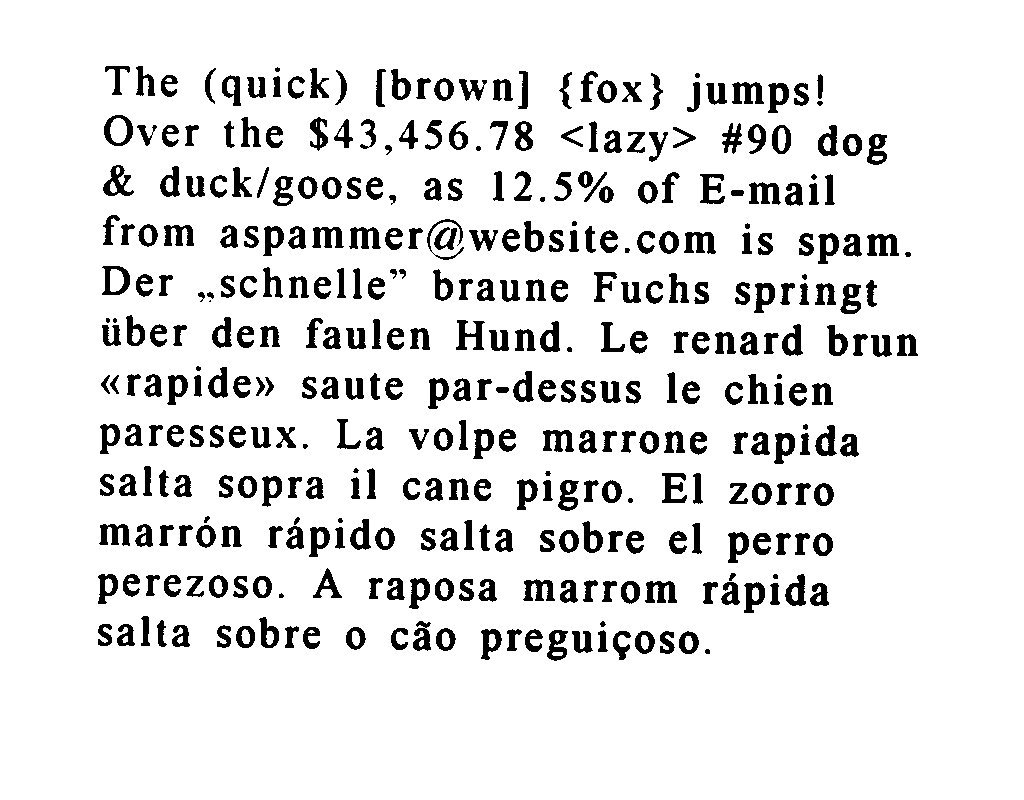
#> input picture test.jpg, 1024 x 800 px
$ python read_image.py   (older library calls are emulated)
#> lines starting #> are read from the running program, lines starting #| are printed output that depends on the picture; after the words box and inside, x2 and y2 are one past the last pixel; in counts of white or black regions, pixels touching at a corner belong together
### build/lib/menu_parser/smooth_image.py
import cv2
import numpy as np


def smooth1(img):
    ret1, th1 = cv2.threshold(img, 130, 255, cv2.THRESH_BINARY)
    ret2, th2 = cv2.threshold(img, 0, 255, cv2.THRESH_BINARY + cv2.THRESH_OTSU)
    blur = cv2.GaussianBlur(img, (1, 1), 0)
    ret3, th3 = cv2.threshold(blur, 0, 255, cv2.THRESH_BINARY + cv2.THRESH_OTSU)
    # cv2.imwrite('metaa.tiff' , th3)
    return th3


def smooth2(file_name):
    img = cv2.imread(file_name, 0)
    # smooth1(img)
    filtered = cv2.adaptiveThreshold(img.astype(np.uint8), 255, cv2.ADAPTIVE_THRESH_MEAN_C, cv2.THRESH_BINARY, 41, 3)
    kernel = np.ones((1, 1), np.uint8)
    opening = cv2.morphologyEx(filtered, cv2.MORPH_OPEN, kernel)
    closing = cv2.morphologyEx(opening, cv2.MORPH_CLOSE, kernel)
    img = smooth1(img)  # cv2.imread('metaa.tiff' , 0)
    closing = cv2.bitwise_or(img, closing)
    return closing

# smooth2('1.jpg')

### menu_parser/pytesser.py
try:
    import cv2.cv as cv

    OPENCV_AVAILABLE = True
except ImportError:
    OPENCV_AVAILABLE = False

try:
    import cv2

    OPENCV2_AVAILABLE = True
except ImportError:
    OPENCV2_AVAILABLE = False

import os
from subprocess import Popen, PIPE

PROG_NAME = 'tesseract'
TEMP_IMAGE = 'tmp.bmp'
TEMP_FILE = 'tmp'

# All the PSM arguments as a variable name (avoid having to know them)
PSM_OSD_ONLY = 0
PSM_SEG_AND_OSD = 1
PSM_SEG_ONLY = 2
PSM_AUTO = 3
PSM_SINGLE_COLUMN = 4
PSM_VERTICAL_ALIGN = 5
PSM_UNIFORM_BLOCK = 6
PSM_SINGLE_LINE = 7
PSM_SINGLE_WORD = 8
PSM_SINGLE_WORD_CIRCLE = 9
PSM_SINGLE_CHAR = 10


class TesseractException(Exception):  # Raised when tesseract does not return 0
    pass


class TesseractNotFound(Exception):  # When tesseract is not found in the path
    pass


def check_path():  # Check if tesseract is in the path raise TesseractNotFound otherwise
    for path in os.environ.get('PATH', '').split(':'):
        filepath = os.path.join(path, PROG_NAME)
        if os.path.exists(filepath) and not os.path.isdir(filepath):
            return True
    raise TesseractNotFound


# [30 lines left out: functions process_request, iplimage_to_string, not called in this run]


def image_to_string(file, psm=None):
    lang = None
    check_path()  # Check if tesseract available in the path
    process_request(file, TEMP_FILE, lang, psm)  # Process command
    f = open(TEMP_FILE + ".txt", "r")  # Open back the file
    txt = f.read()
    os.remove(TEMP_FILE + ".txt")
    return txt


# [9 lines left out: function mat_to_string, not called in this run]


# [2 lines that do not run on import are left out]

### read_image.py
import operator
import re

import cv2
from PIL import Image

from menu_parser import pytesser
from menu_parser import reading_white_text
from menu_parser import smooth_image


def make_string_alphanmeric(lines):
    s = re.sub('[^0-9a-zA-Z\n]+', ' ', lines)
    return s


def thumb(file_name):
    size = 128, 128
    im = Image.open(file_name)
    im.thumbnail(size)
    im.save('thumbnail.jpg', "JPEG")
    img = cv2.imread('thumbnail.jpg', 0)
    avg = 0
    x, y = im.size
    for i in range(y):
        for j in range(x):
            avg += img[i][j]
    return float(avg * 1.0 / (128 * 128))


D = {}


def remove_too_many_small_words_dish(Text):
    small_word_count = 0.0
    word_count = 0.0
    new_text = []
    # print Text
    # q  = raw_input('ffwe')
    for lines in Text:
        word_count = 0.0
        small_word_count = 0.0
        line = lines.split(' ')
        for word in line:
            if len(word) <= 2:
                small_word_count += 1
            word_count += 1
        try:
            small_word_proportion = small_word_count / word_count

        except:
            small_word_proportion = 0.0
        # print 'small_word_proportion: ' , small_word_proportion
        if small_word_proportion <= 0.4:
            new_text.append(line)

    return new_text


def fact(l):
    if l >= 500:
        return 1
    else:
        f = 500.0 / l
        if int(f) <= 0:
            return 1
        return int(f)


def image_process_extract_string(s, mask, x, y, w, h):
    Y = y
    X = x
    if Y - 10 >= 0:
        Y = Y - 10
    if X - 10 >= 0:
        X = X - 10
    im = mask[y:y + h, x:x + w]
    cv2.imwrite(s, im)
    size = 2 * w, 2 * h
    im = Image.open(s)
    im_resized = im.resize(size, Image.ANTIALIAS)
    im_resized.save(s, dpi=(100, 100))
    return pytesser.image_to_string(s, 6)


def extract_image(file_name):
    try:

        img = cv2.imread(file_name)
        # img_final = cv2.imread(file_name)

        img2gray = cv2.cvtColor(img, cv2.COLOR_BGR2GRAY)
        inv_img = (255 - img2gray)
        kernel = cv2.getStructuringElement(cv2.MORPH_CROSS, (5, 2))

        dilated = cv2.dilate(inv_img, kernel, iterations=7)  # dilate
        type_image = dilated
        _, contours, hierarchy = cv2.findContours(
            type_image, cv2.RETR_EXTERNAL,
            cv2.CHAIN_APPROX_NONE)  # get contours

    except Exception as E:
        print('Image_Processing Error , ', E)
    ind = 0
    pix = {}
    value_at = {}
    index = 0
    P = {}
    image_2_text = smooth_image.smooth2(file_name)
    try:
        for contour in contours:
            # get rectangle bounding contour
            [x, y, w, h] = cv2.boundingRect(contour)
            # draw rectangle around contour on original image
            if w < 20 or h < 20:
                continue
            if w > 500 and h > 500:
                continue

            cv2.rectangle(img, (x, y), (x + w + 10, y + h + 10),
                          (255, 0, 255), 2)

            s = 'meta/' + str(ind) + '.tif'

            box_read = image_process_extract_string(s, image_2_text, x, y, w,
                                                    h)
            # print box_read
            D[(x, y)] = box_read
            ind += 1
            box_read_to_lines = box_read.split('\n')

            for lines in box_read_to_lines:
                P[(x, y)] = lines
                value_at[index] = (x, y)
                index += 1
                x1 = x / 50
                x1 = x1 * 50

                tup = [[x, lines]]
                for key, val in tup:
                    pix.setdefault(key, []).append(val)
        cv2.imwrite('boxed_image.jpg', img)

    except:
        print
        'In menu_json'

    # print D
    final_list2 = []
    sorted_x = sorted(D.items(), key=operator.itemgetter(0))
    # print sorted_x
    for k, v in sorted(D.items()):
        # print v
        list_new = str(v).split('\n')
        for l in list_new:
            final_list2.append(l)
    '''final_list = []
    for val in pix:
        for dish in pix[val]:
            if len(dish) > 1:
                final_list.append(dish)
    '''
    return final_list2


def bhayankar_image_processing(file_path):
    norm2dp_image_path = 'norm2dp.jpg'
    final_image_path = 'final_image_processed.jpg'
    im = Image.open(file_path)
    l, w = im.size
    factor = fact(l)
    size = int(factor * l), int(factor * w)
    im_resized = im.resize(size, Image.ANTIALIAS)
    im_resized.save(norm2dp_image_path, dpi=(200, 200))
    im_new = smooth_image.smooth2(norm2dp_image_path)
    cv2.imwrite(final_image_path, im_new)
    return final_image_path


def remove_numeric_part(s):
    no_digits = []
    for i in s:
        if not i.isdigit():
            no_digits.append(i)

    result = ''.join(no_digits)
    return result


def main(file_path):
    z = thumb(file_path)
#> in thumb, im is the input picture: PIL image 1024x800 RGB; min 0, max 255, mean 228.9
#> in thumb, `im.thumbnail(size)`:
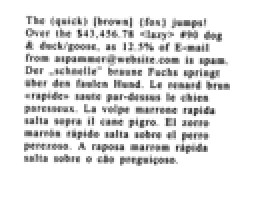
#> im: PIL image 128x100 RGB (shown 2 times larger); min 43, max 255, mean 228.3
#> after the loop in thumb, `for i in range(y):`: avg = 2908490
#> z = 177.5
    if not z > 128:
        file_path = reading_white_text.read_image_white_text(file_path)
    else:
        pass
    file_path = bhayankar_image_processing(file_path)
#> in smooth2, `filtered = cv2.adaptiveThreshold(img.astype(np.uint8), 255, cv2.ADAPTI..`: filtered: shape (800, 1024); 89.8% white; 543 black regions (172 under 20 px), largest, box (x1, y1, x2, y2) and area: (867, 234, 899, 256) 455, (645, 581, 677, 603) 448, (456, 320, 485, 350) 446
#> in smooth1, `ret1, th1 = cv2.threshold(img, 130, 255, cv2.THRESH_BINARY)`: th1: shape (800, 1024); 89.9% white; 375 black regions (5 under 20 px)
#> in smooth1, `ret2, th2 = cv2.threshold(img, 0, 255, cv2.THRESH_BINARY + cv2.THRESH_..`: ret2 = 58
    x = list(extract_image(file_path))
#> in extract_image, `inv_img = (255 - img2gray)`:
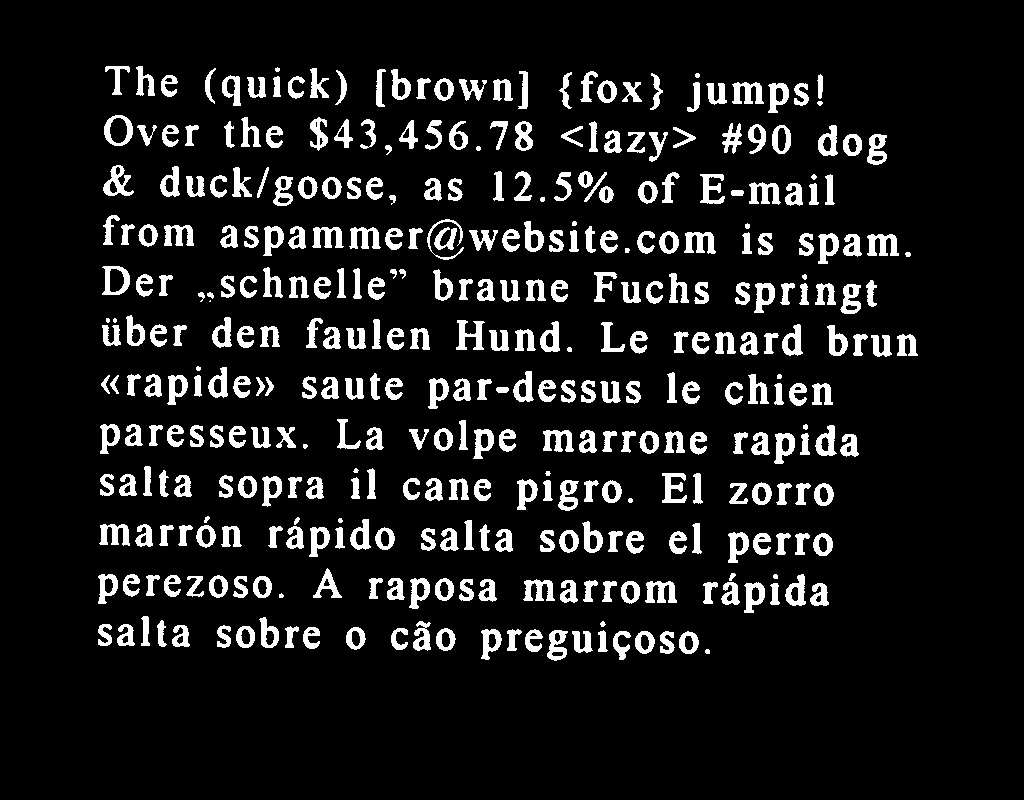
#> inv_img: shape (800, 1024); min 0, max 255, mean 25.9
#> in extract_image, `dilated = cv2.dilate(inv_img, kernel, iterations=7)`:
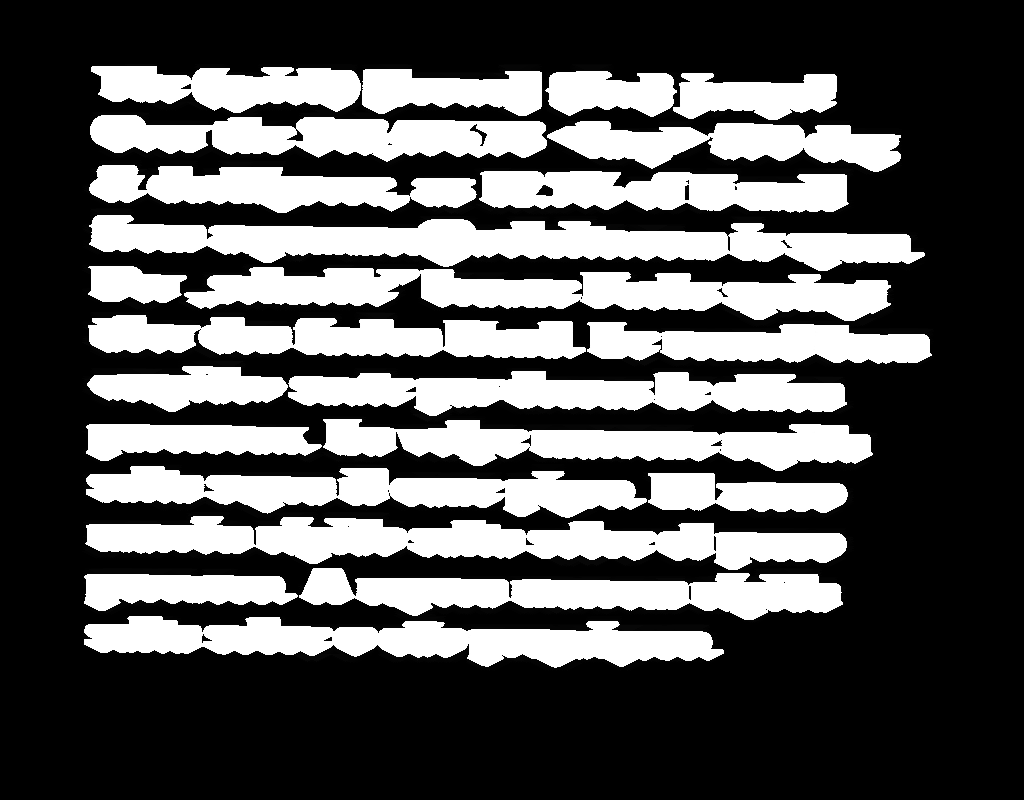
#> dilated: shape (800, 1024); min 0, max 255, mean 87.2
#> in extract_image, `_, contours, hierarchy = cv2.findContours( type_image, cv2.RETR_EXTERN..`: contours = 4 contours; box (x1, y1, x2, y2) and area: (82, 464, 854, 671) 109166, (82, 64, 902, 215) 98842, (82, 208, 934, 367) 92678, (82, 360, 878, 471) 56680
#> in extract_image, `[x, y, w, h] = cv2.boundingRect(contour)`: x = 82; y = 464; w = 772; h = 207
#> in image_process_extract_string, `Y = y`: Y = 464
#> in image_process_extract_string, `X = x`: X = 82
#> in image_process_extract_string, `Y = Y - 10`: Y = 454
#> in image_process_extract_string, `X = X - 10`: X = 72
#> in image_process_extract_string, `im = mask[y:y + h, x:x + w]`:
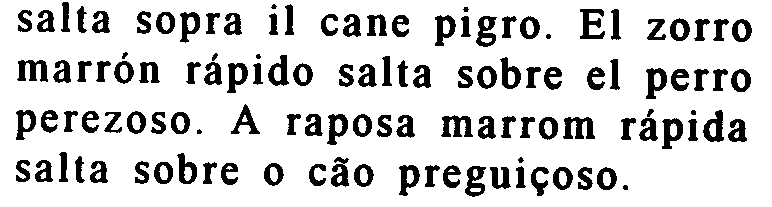
#> im: shape (207, 772); 83.5% white; 119 black regions (1 under 20 px), largest, box (x1, y1, x2, y2) and area: (563, 117, 595, 139) 448, (441, 115, 473, 137) 417, (17, 60, 48, 82) 412
#> in image_process_extract_string, `size = 2 * w, 2 * h`: size = (1544, 414)
#> in image_process_extract_string, `im_resized = im.resize(size, Image.ANTIALIAS)`:
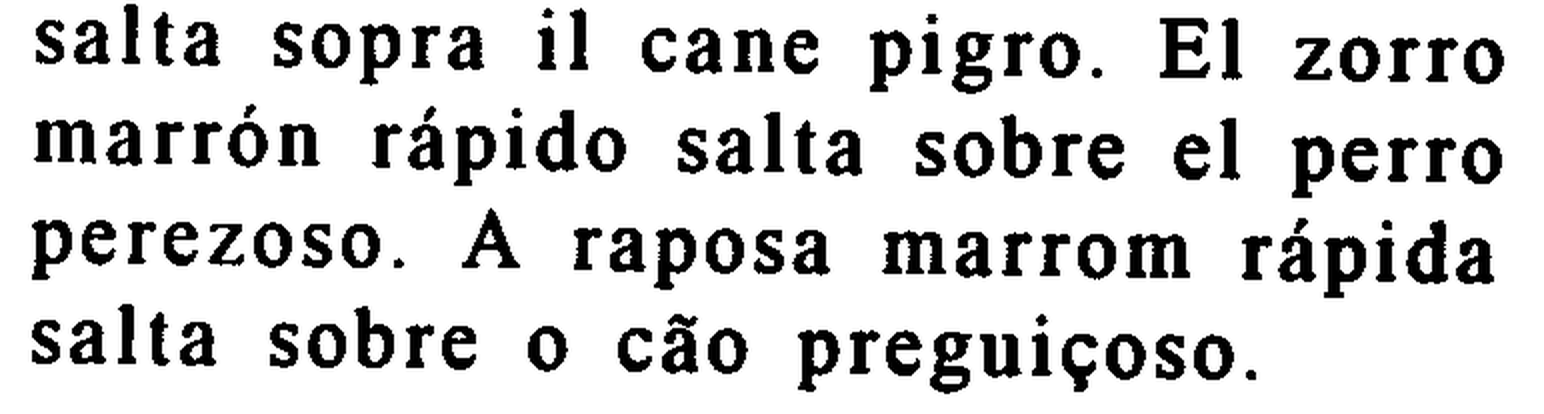
#> im_resized: PIL image 1544x414 L; min 0, max 255, mean 212.8
    x = remove_too_many_small_words_dish(x)
    for line in x:
        line = make_string_alphanmeric(str(line))
        line = remove_numeric_part(line)
        line = line.strip()
        if len(line) > 0:
            print(line)


main('test.jpg')
